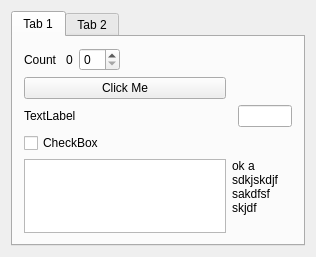
<?xml version="1.0" encoding="UTF-8"?>
<ui version="4.0">
 <class>LiveDataWindowClass</class>
 <widget class="QMainWindow" name="LiveDataWindowClass">
  <property name="geometry">
   <rect>
    <x>0</x>
    <y>0</y>
    <width>316</width>
    <height>257</height>
   </rect>
  </property>
  <property name="windowTitle">
   <string>LiveDataWindow</string>
  </property>
  <widget class="QWidget" name="centralWidget">
   <layout class="QGridLayout" name="gridLayout">
    <item row="0" column="0">
     <widget class="QTabWidget" name="tabWidget">
      <property name="currentIndex">
       <number>0</number>
      </property>
      <widget class="QWidget" name="tab">
       <attribute name="title">
        <string>Tab 1</string>
       </attribute>
       <layout class="QGridLayout" name="gridLayout_2">
        <item row="2" column="0">
         <widget class="QLabel" name="label_line_edit_msg">
          <property name="text">
           <string>TextLabel</string>
          </property>
         </widget>
        </item>
        <item row="2" column="2">
         <widget class="QLineEdit" name="line_edit_msg"/>
        </item>
        <item row="4" column="0">
         <widget class="QPlainTextEdit" name="plainTextEdit_msg">
          <property name="minimumSize">
           <size>
            <width>150</width>
            <height>0</height>
           </size>
          </property>
         </widget>
        </item>
        <item row="3" column="0">
         <widget class="QCheckBox" name="check_box_onoff">
          <property name="text">
           <string>CheckBox</string>
          </property>
         </widget>
        </item>
        <item row="0" column="0" colspan="3">
         <layout class="QHBoxLayout" name="horizontalLayout">
          <item>
           <widget class="QLabel" name="label">
            <property name="text">
             <string>Count </string>
            </property>
           </widget>
          </item>
          <item>
           <widget class="QLabel" name="label_count">
            <property name="text">
             <string>0</string>
            </property>
           </widget>
          </item>
          <item>
           <widget class="QSpinBox" name="spinbox_count">
            <property name="sizePolicy">
             <sizepolicy hsizetype="Minimum" vsizetype="Fixed">
              <horstretch>0</horstretch>
              <verstretch>0</verstretch>
             </sizepolicy>
            </property>
           </widget>
          </item>
          <item>
           <spacer name="horizontalSpacer">
            <property name="orientation">
             <enum>Qt::Horizontal</enum>
            </property>
            <property name="sizeType">
             <enum>QSizePolicy::Expanding</enum>
            </property>
            <property name="sizeHint" stdset="0">
             <size>
              <width>63</width>
              <height>20</height>
             </size>
            </property>
           </spacer>
          </item>
         </layout>
        </item>
        <item row="1" column="0">
         <widget class="QPushButton" name="push_button_click_me">
          <property name="text">
           <string>Click Me</string>
          </property>
         </widget>
        </item>
        <item row="4" column="1" colspan="2">
         <widget class="QLabel" name="label_plain_text_msg">
          <property name="text">
           <string>ok a sdkjskdjf sakdfsf skjdf </string>
          </property>
          <property name="alignment">
           <set>Qt::AlignLeading|Qt::AlignLeft|Qt::AlignTop</set>
          </property>
          <property name="wordWrap">
           <bool>true</bool>
          </property>
         </widget>
        </item>
       </layout>
      </widget>
      <widget class="QWidget" name="tab_2">
       <attribute name="title">
        <string>Tab 2</string>
       </attribute>
      </widget>
     </widget>
    </item>
   </layout>
  </widget>
 </widget>
 <layoutdefault spacing="6" margin="11"/>
 <resources/>
 <connections/>
</ui>
